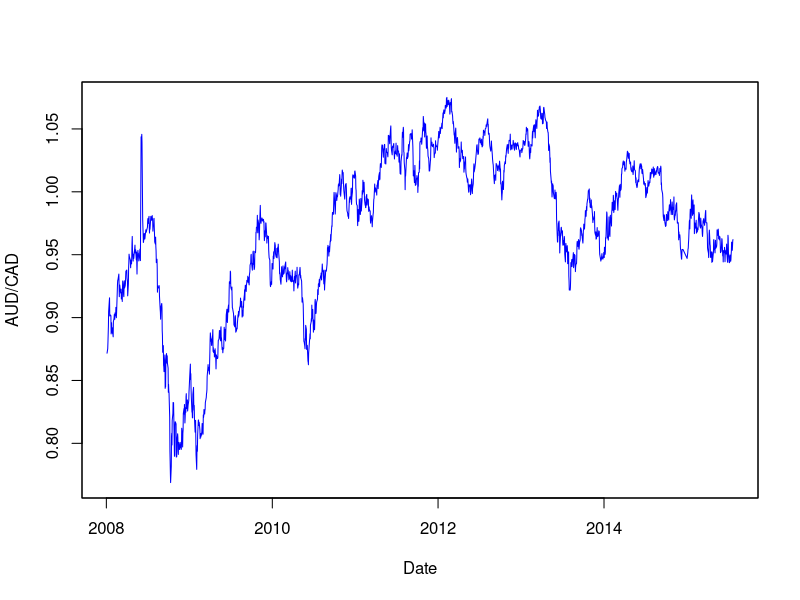
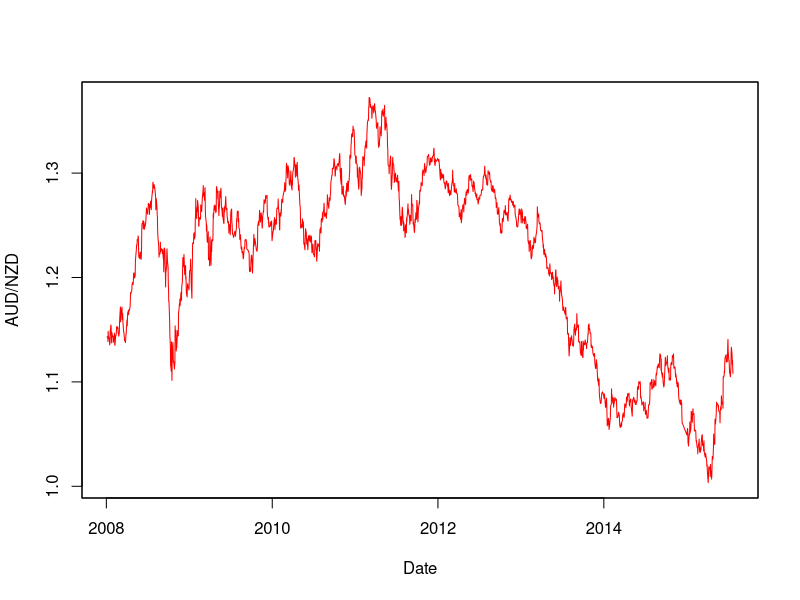
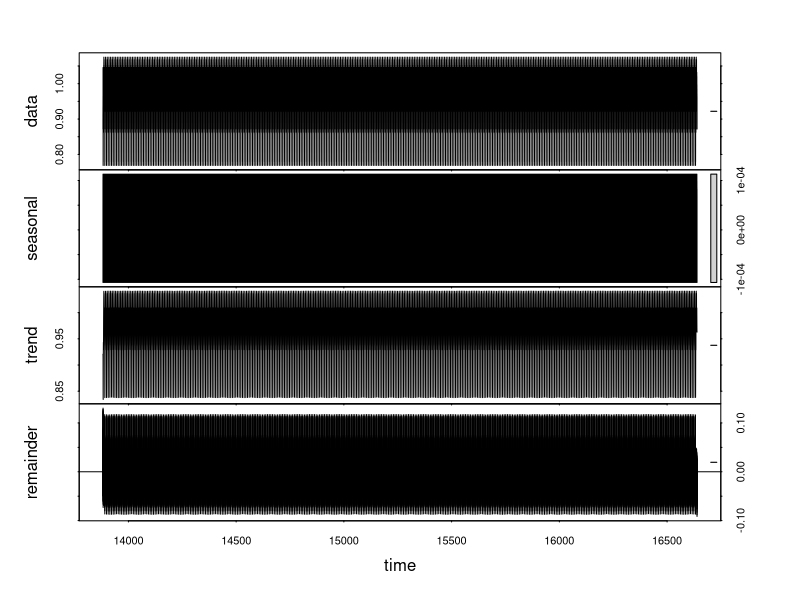

Reproduce these figures in R, in order.
library(zoo)
library(urca)
library(pracma)

########## 
#Import data

# Read csv files into data frames

audcad <- read.csv("MeanReversionPart1/AUD_CAD.csv", stringsAsFactors = F)
audnzd <- read.csv("MeanReversionPart1/AUD_NZD.csv", stringsAsFactors = F)

# Convert strings into Date objects

audcad_dates <- as.Date(audcad[,1], format="%d/%m/%Y") 
audnzd_dates <- as.Date(audnzd[,1], format="%d/%m/%Y") 

# Create zoo objects from the 5th column containing closing prices

audcad <- zoo(audcad[,5], audcad_dates)
audnzd <- zoo(audnzd[,5], audnzd_dates)

# plot time series
plot(audcad, type = 'line', col = 'blue', xlab = 'Date', ylab = 'AUD/CAD')
plot(audnzd, type = 'line', col = 'red', xlab = 'Date', ylab = 'AUD/NZD')

##########
# ADF test 
summary(ur.df(audcad, type = "drift", lags = 1))
summary(ur.df(audnzd, type = "drift", lags = 1))

##########
# Hurst exponent
hurst <- hurstexp(log(audnzd)) # returns a list of various Hurst calculations

##########
# Calculate half life of mean reversion
y <- audnzd
y.lag <- lag(y, -1)
delta.y <- diff(y)
df <- cbind(y, y.lag, delta.y)
df <- df[-1 ,] #remove first row with NAs
regress.results <- lm(delta.y ~ y.lag, data = df)
lambda <- summary(regress.results)$coefficients[2]
half.life <- -log(2)/lambda



x = ts(audcad,start = as.Date("2008-01-04"), end = as.Date("2015-07-23"), frequency = 250)
fit <- stl(x, s.window = "periodic", t.window = 250, robust = T)
plot(fit)